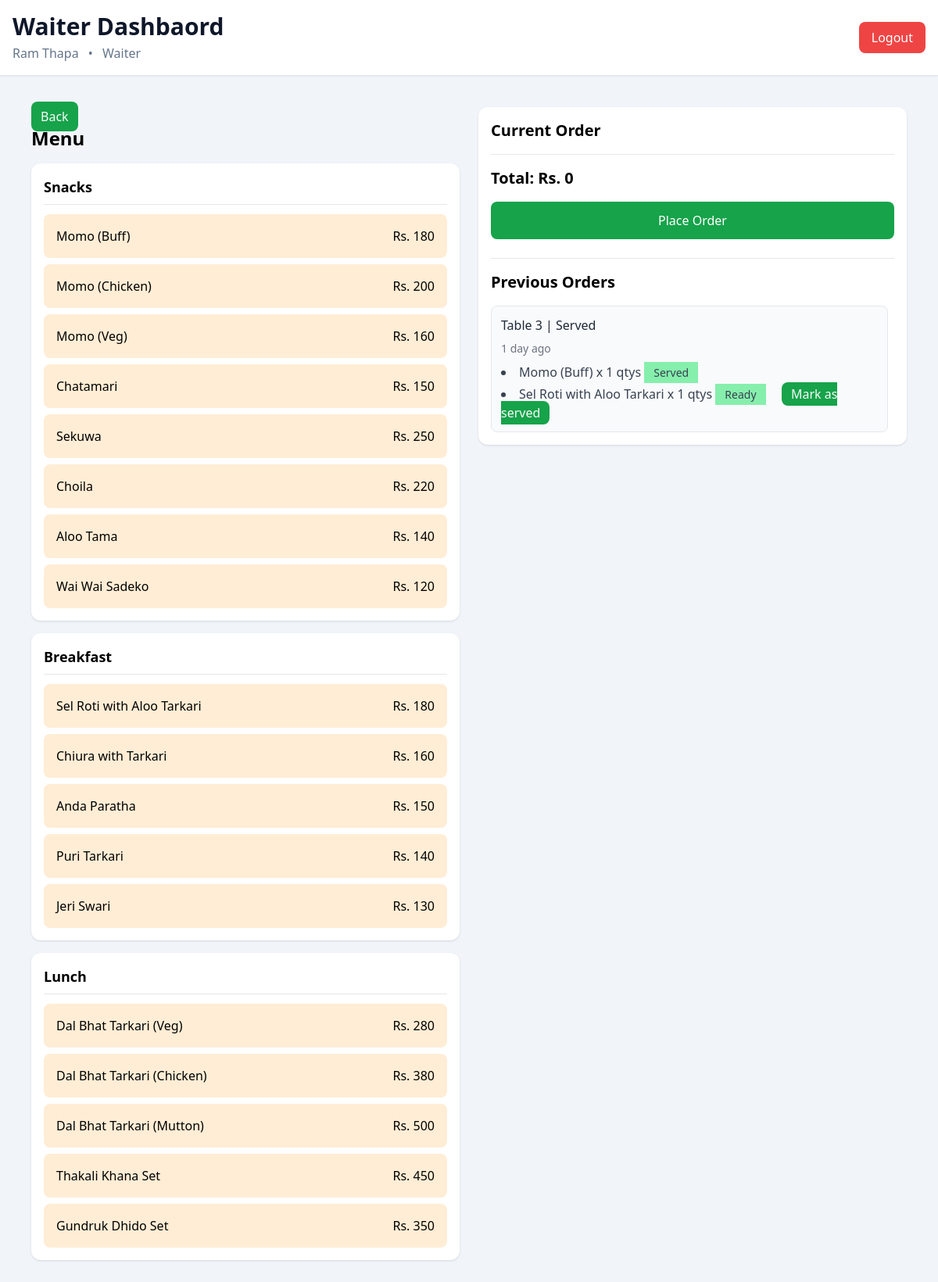
Screenshot of /orders/menu/3/ (signed in) with the database file from the repository.
### accounts/models.py (models this page shows)
class User(AbstractUser):
    class ROLE_CHOICES(models.TextChoices):
        WAITER = 'w', 'Waiter'
        BILLING = 'b', 'Billing'
        KITCHEN = 'k', 'Kitchen'
        OWNER = 'o', 'Owner'
    role = models.CharField(choices=ROLE_CHOICES, max_length=2)

### orders/models.py (models this page shows, shortened)
class Category(models.Model):
    name = models.CharField(max_length=150)
    class Meta:
        verbose_name_plural = "Categories"
    def __str__(self):
        return self.name

class MenuItem(models.Model):
    class PRIORITY_CHOICES(models.TextChoices):
        HIGH = '3', 'High'
        MEDIUM = '2', 'Medium'
        LOW = '1', 'Low'
    category = models.ForeignKey(Category, on_delete=models.CASCADE, related_name="items")
    station = models.ForeignKey(KitchenStation, on_delete=models.SET_NULL, null=True, related_name="items")
    name = models.CharField(max_length=200)
    price = models.PositiveIntegerField()
    description = models.TextField(null=True, blank=True)
    default_priority = models.CharField(choices=PRIORITY_CHOICES, default=PRIORITY_CHOICES.MEDIUM, max_length=2)
    est_time = models.PositiveIntegerField(help_text="Write estimated preparation time in minutes", null=True,
                                           blank=True)
    image = models.ImageField(upload_to="menu_items", null=True, blank=True)
    def __str__(self):
        return self.name

class Order(models.Model):
    class ORDER_STATUS(models.TextChoices):
        PENDING = 'p', 'Pending'
        PARTIALLY_SERVED = 'ps', 'Partially Served'
        SERVED = 's', 'Served'
        BILLED = 'b', 'Billed'
    id = models.UUIDField(primary_key=True, default=uuid.uuid4, editable=False)
    table = models.ForeignKey(Table, on_delete=models.PROTECT, related_name="orders")
    status = models.CharField(max_length=2, choices=ORDER_STATUS, default=ORDER_STATUS.PENDING)
    created_at = models.DateTimeField(auto_now_add=True)

class Table(models.Model):
    name = models.CharField(max_length=20)
    is_reserved = models.BooleanField(default=False, null=True)
    def __str__(self):
        return self.name

class OrderItem(models.Model):
    class ITEM_STATUS(models.TextChoices):
        PREPARING = 'p', 'Preparing'
        READY = 'r', 'Ready'
        SERVED = 's', 'Served'
    order = models.ForeignKey(Order, on_delete=models.PROTECT, related_name="items")
    menu_item = models.ForeignKey(MenuItem, on_delete=models.PROTECT, related_name="order_items")
    price = models.PositiveIntegerField()
    quantity = models.PositiveIntegerField(default=1)
    status = models.CharField(choices=ITEM_STATUS, max_length=2, default=ITEM_STATUS.PREPARING)
    priority = models.CharField(choices=MenuItem.PRIORITY_CHOICES, default=MenuItem.PRIORITY_CHOICES.MEDIUM,
                                max_length=2)
    def __str__(self):
        return f"{self.menu_item}  x {self.quantity} qtys"

### orders/views.py (the view, shortened to what this page needs)
# urls.py: path("menu/<table_id>/", views.menu_view, name="menu_view_url"),
@role_required([User.ROLE_CHOICES.WAITER])
def menu_view(request, table_id):
    categories = Category.objects.all()
    orders = Order.objects.filter(
        table_id=table_id
    ).exclude(
        status=Order.ORDER_STATUS.BILLED
    ).order_by("-created_at")
    return render(request, "orders/menu.html", {
        'categories': categories,
        'table_id': table_id,
        'orders': orders
    })

### orders/templates/orders/menu.html (shortened to what this page needs)
{% extends 'orders/base.html' %}
{% load humanize %}
{% block heading %}
Waiter Dashbaord
{% endblock %}
{% block main_content %}
<div class="max-w-7xl mx-auto p-4">
        <div class="grid grid-cols-1 md:grid-cols-2 gap-6">
            <div>
                <a class="py-2 px-3 bg-green-600 text-gray-50 rounded-lg" href="{% url 'tables_view_url' %}">Back</a>
                <h1 class="text-2xl font-bold mb-4">Menu</h1>
                {% for category in categories %}
                <div class="bg-white rounded-xl shadow p-4 mb-4">
                    <h2 class="font-bold text-lg mb-3 border-b pb-2">
                        {{ category }}
                    </h2>
                    <div class="grid gap-2">
                        {% for item in category.items.all %}
                        <div class="menu-item cursor-pointer bg-orange-100 hover:bg-orange-200 rounded-lg p-4 transition"
                            data-item-id="{{ item.id }}" data-item-name="{{ item.name }}"
                            data-item-price="{{ item.price }}">
                            <div class="flex justify-between">
                                <span class="font-medium">{{ item.name }}</span>
                                <span>Rs. {{ item.price }}</span>
                            </div>
                        </div>
                        {% endfor %}
                    </div>
                </div>
                {% endfor %}
            </div>
            <div class="bg-white rounded-xl shadow p-4 h-fit sticky top-4">
                <h2 class="text-xl font-bold mb-4">
                    Current Order
                </h2>
                <form class="border-t mt-4 pt-4" method="post">
                    <h3 id="total-price" class="text-xl font-bold">
                        Total: Rs. 0
                    </h3>
                    <button id="place-order-btn"
                        class="w-full mt-4 bg-green-600 text-white py-3 rounded-lg hover:bg-green-700">
                        Place Order
                    </button>
                </form>
                <div class="border-t mt-6 pt-4">
                    <h3 class="text-xl font-bold mb-4">
                        Previous Orders
                    </h3>
                    <div class="max-h-80 overflow-y-auto pr-2 space-y-4">
                        {% for order in orders %}
                        <div class="bg-gray-50 rounded-lg p-3 border border-gray-200">
                            <div class="font-medium text-gray-800 mb-2">
                                {{ order.table }} | {{ order.get_status_display }}
                            </div>
                            <div class="text-sm text-gray-500 mb-2">
                                {{ order.created_at|naturaltime }}
                            </div>
                            <ul class="list-disc list-inside text-gray-700 space-y-1">
                                {% for item in order.items.all %}
                                <li>{{ item }}
                                    <span class="px-3 py-1 bg-green-300 text-sm">{{ item.get_status_display }}</span>
                                    {% if item.status == 'r' %}
                                    <span class="inline-block h-3 w-3 rounded-full blinking"></span>
                                    <a href="{% url 'served_confirmation_url' item.id  %}" class="bg-green-600 px-3 py-1 text-gray-50 rounded-lg hover:bg-green-800 cursor-pointer"> Mark as served </a>
                                    {% endif %}
                                </li>
                                {% endfor %}
                            </ul>
                        </div>
                        {% empty %}
                        <div class="text-gray-500 text-sm">
                            No previous orders found.
                        </div>
                        {% endfor %}
                    </div>
                </div>
            </div>
        </div>
{% endblock %}

### orders/templates/orders/base.html (shortened to what this page needs)
<!DOCTYPE html>
<html lang="en">
<head>
    <script src="https://cdn.tailwindcss.com"></script>
</head>
<body class="bg-slate-100 min-h-screen">
    <header class="sticky top-0 z-50 bg-white border-b border-slate-200 shadow-sm">
        <div class="max-w-7xl mx-auto px-4 py-4">
            <div class="flex flex-col md:flex-row md:items-center md:justify-between gap-4">
                <div>
                    <h1 class="text-3xl font-bold text-slate-900">
                       {% block heading %}
                       {% endblock %}
                    </h1>
                    <div class="mt-1 text-md text-slate-500">
                        {{ request.user.first_name }} {{ request.user.last_name }}
                        <span class="mx-2">•</span>
                        {{ request.user.get_role_display }}
                    </div>
                </div>
                <a href="{% url 'logout_view_url' %}"
                    class="inline-flex items-center justify-center px-4 py-2 rounded-lg bg-red-500 hover:bg-red-600 text-white font-medium transition">
                    Logout
                </a>
            </div>
        </div>
    </header>
    <main class="max-w-7xl mx-auto p-4 md:p-6">
        {% block main_content %}
        {% endblock %}
    </main>
</body>
</html>

### orders/templates/orders/menu.html (style rules this page uses)
.blinking { animation: blink 1.5s infinite; }

### rows the page displays
User: user.first_name "Ram", user.last_name "Thapa", user.role "Waiter"
Category: name "Snacks"
MenuItem: name "Momo (Buff)", price "180"
MenuItem: name "Momo (Chicken)", price "200"
MenuItem: name "Momo (Veg)", price "160"
MenuItem: name "Chatamari", price "150"
MenuItem: name "Sekuwa", price "250"
MenuItem: name "Choila", price "220"
MenuItem: name "Aloo Tama", price "140"
MenuItem: name "Wai Wai Sadeko", price "120"
Category: name "Breakfast"
MenuItem: name "Sel Roti with Aloo Tarkari", price "180"
MenuItem: name "Chiura with Tarkari", price "160"
MenuItem: name "Anda Paratha", price "150"
MenuItem: name "Puri Tarkari", price "140"
MenuItem: name "Jeri Swari", price "130"
Category: name "Lunch"
MenuItem: name "Dal Bhat Tarkari (Veg)", price "280"
MenuItem: name "Dal Bhat Tarkari (Chicken)", price "380"
MenuItem: name "Dal Bhat Tarkari (Mutton)", price "500"
MenuItem: name "Thakali Khana Set", price "450"
MenuItem: name "Gundruk Dhido Set", price "350"
Order: table "Table 3", status "Served", created_at "1 day ago"
OrderItem: menu_item+quantity "Momo (Buff) x 1 qtys", status "Served"
OrderItem: menu_item+quantity "Sel Roti with Aloo Tarkari x 1 qtys", status "Ready", shows "Mark as served"
